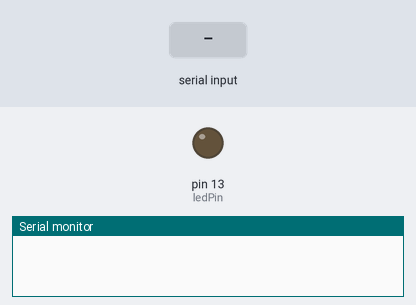
Bench run of a sketch on a simulated Arduino Mega 2560, built with avr-gcc and run on an emulated ATmega2560. Shown: output pins drawn as LEDs (lit = HIGH), the last lines printed to the serial monitor. Inputs (shaded band) come from the test bench.

Above: at 1.2 s.
1.3 s: "200\n" received over the second serial link
At 2.7 s:
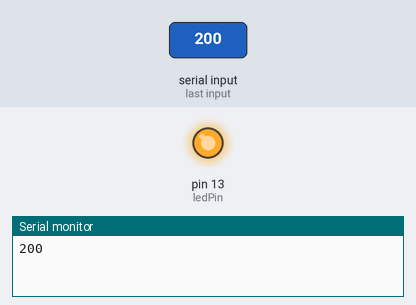
4.3 s: "#\n" received over the second serial link
At 4.9 s:
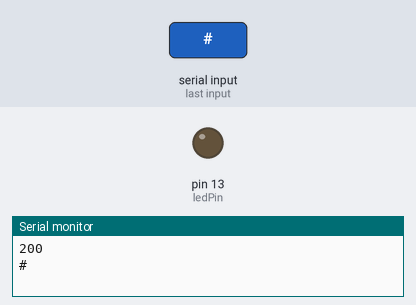
Timing chart, 0 to 7.3 s (numbered marks = the images above; inputs shaded):
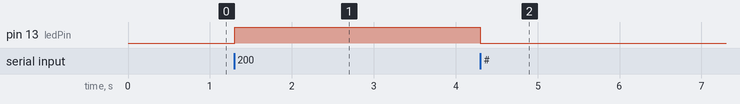

Measured:
- after the input at 1.3 s, pin 13 (ledPin): LOW → HIGH at once
- after the input at 4.3 s, pin 13 (ledPin): HIGH → LOW at once

The sketch:

bluetooth.ino
```cpp
const int ledPin=13;
String inputString = "";
String BLEString = "";
boolean serialComplete = false;
boolean bleComplete = false;


void setup() {
  pinMode(ledPin,OUTPUT);
  Serial.begin(9600);
  Serial1.begin(9600);
  inputString.reserve(200);
  BLEString.reserve(200);
}

void loop() {

  if(serialComplete){
    inputString.remove((inputString.length()-1));
    Serial.print("Send:  ");
    Serial.println(inputString);
    Serial1.print(inputString);
    inputString = "";
    serialComplete = false;
  }

  if(bleComplete){
    int firstcomma = BLEString.indexOf(',');
    int secondcomma = BLEString.indexOf(',',(firstcomma+1));
    int n1 = BLEString.substring(0,firstcomma).toInt();
    int n2 = BLEString.substring((firstcomma+1),secondcomma).toInt();
    int n3 = BLEString.substring((secondcomma+1),BLEString.length()).toInt();
    if(n1>127){digitalWrite(ledPin,HIGH);}
    else{digitalWrite(ledPin,LOW);}
    BLEString = "";
    bleComplete = false;
  }

  while(Serial.available() > 0){
    char inChar = (char)Serial.read();
    inputString += inChar;
    if (inChar == '#') {
      serialComplete = true;
    }
  }
  while(Serial1.available() > 0){
    char inChar = (char)Serial1.read();
    BLEString += inChar;
    Serial.print(inChar);
    if (inChar == '\n') {
      bleComplete = true;
    }
  }
}
```
